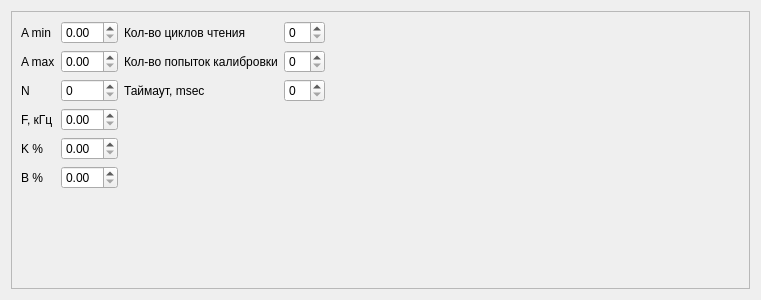
<?xml version="1.0" encoding="UTF-8"?>
<ui version="4.0">
 <class>Calibration_param</class>
 <widget class="QWidget" name="Calibration_param">
  <property name="geometry">
   <rect>
    <x>0</x>
    <y>0</y>
    <width>761</width>
    <height>300</height>
   </rect>
  </property>
  <property name="windowTitle">
   <string>Form</string>
  </property>
  <layout class="QVBoxLayout" name="verticalLayout">
   <item>
    <widget class="QFrame" name="frame">
     <property name="frameShape">
      <enum>QFrame::StyledPanel</enum>
     </property>
     <property name="frameShadow">
      <enum>QFrame::Raised</enum>
     </property>
     <layout class="QVBoxLayout" name="verticalLayout_2">
      <item>
       <layout class="QHBoxLayout" name="horizontalLayout">
        <item>
         <layout class="QGridLayout" name="gridLayout">
          <item row="4" column="0">
           <widget class="QLabel" name="label_5">
            <property name="sizePolicy">
             <sizepolicy hsizetype="Fixed" vsizetype="Preferred">
              <horstretch>0</horstretch>
              <verstretch>0</verstretch>
             </sizepolicy>
            </property>
            <property name="text">
             <string>K %</string>
            </property>
           </widget>
          </item>
          <item row="3" column="0">
           <widget class="QLabel" name="label_4">
            <property name="sizePolicy">
             <sizepolicy hsizetype="Fixed" vsizetype="Preferred">
              <horstretch>0</horstretch>
              <verstretch>0</verstretch>
             </sizepolicy>
            </property>
            <property name="text">
             <string>F, кГц</string>
            </property>
           </widget>
          </item>
          <item row="2" column="0">
           <widget class="QLabel" name="label_3">
            <property name="sizePolicy">
             <sizepolicy hsizetype="Fixed" vsizetype="Preferred">
              <horstretch>0</horstretch>
              <verstretch>0</verstretch>
             </sizepolicy>
            </property>
            <property name="text">
             <string>N</string>
            </property>
           </widget>
          </item>
          <item row="6" column="0">
           <widget class="QLabel" name="label_6">
            <property name="sizePolicy">
             <sizepolicy hsizetype="Fixed" vsizetype="Preferred">
              <horstretch>0</horstretch>
              <verstretch>0</verstretch>
             </sizepolicy>
            </property>
            <property name="text">
             <string>B %</string>
            </property>
           </widget>
          </item>
          <item row="2" column="1">
           <widget class="QSpinBox" name="sb_N"/>
          </item>
          <item row="3" column="1">
           <widget class="QDoubleSpinBox" name="dsb_F"/>
          </item>
          <item row="0" column="2">
           <widget class="QLabel" name="label_7">
            <property name="text">
             <string>Кол-во циклов чтения</string>
            </property>
           </widget>
          </item>
          <item row="1" column="1">
           <widget class="QDoubleSpinBox" name="dsb_A_max"/>
          </item>
          <item row="4" column="1">
           <widget class="QDoubleSpinBox" name="dsb_K"/>
          </item>
          <item row="0" column="0">
           <widget class="QLabel" name="label">
            <property name="sizePolicy">
             <sizepolicy hsizetype="Fixed" vsizetype="Preferred">
              <horstretch>0</horstretch>
              <verstretch>0</verstretch>
             </sizepolicy>
            </property>
            <property name="text">
             <string>A min</string>
            </property>
           </widget>
          </item>
          <item row="1" column="0">
           <widget class="QLabel" name="label_2">
            <property name="sizePolicy">
             <sizepolicy hsizetype="Fixed" vsizetype="Preferred">
              <horstretch>0</horstretch>
              <verstretch>0</verstretch>
             </sizepolicy>
            </property>
            <property name="text">
             <string>A max</string>
            </property>
           </widget>
          </item>
          <item row="0" column="1">
           <widget class="QDoubleSpinBox" name="dsb_A_min"/>
          </item>
          <item row="6" column="1">
           <widget class="QDoubleSpinBox" name="dsb_B"/>
          </item>
          <item row="0" column="3">
           <widget class="QSpinBox" name="sb_max_cnt_read"/>
          </item>
          <item row="1" column="2">
           <widget class="QLabel" name="label_8">
            <property name="text">
             <string>Кол-во попыток калибровки</string>
            </property>
           </widget>
          </item>
          <item row="1" column="3">
           <widget class="QSpinBox" name="sb_max_cnt_calib"/>
          </item>
          <item row="2" column="2">
           <widget class="QLabel" name="label_9">
            <property name="text">
             <string>Таймаут, msec</string>
            </property>
           </widget>
          </item>
          <item row="2" column="3">
           <widget class="QSpinBox" name="sb_timeout"/>
          </item>
         </layout>
        </item>
        <item>
         <spacer name="horizontalSpacer">
          <property name="orientation">
           <enum>Qt::Horizontal</enum>
          </property>
          <property name="sizeHint" stdset="0">
           <size>
            <width>40</width>
            <height>20</height>
           </size>
          </property>
         </spacer>
        </item>
       </layout>
      </item>
      <item>
       <spacer name="verticalSpacer">
        <property name="orientation">
         <enum>Qt::Vertical</enum>
        </property>
        <property name="sizeHint" stdset="0">
         <size>
          <width>20</width>
          <height>40</height>
         </size>
        </property>
       </spacer>
      </item>
     </layout>
    </widget>
   </item>
  </layout>
 </widget>
 <tabstops>
  <tabstop>dsb_A_min</tabstop>
  <tabstop>dsb_A_max</tabstop>
  <tabstop>sb_N</tabstop>
  <tabstop>dsb_F</tabstop>
  <tabstop>dsb_K</tabstop>
  <tabstop>dsb_B</tabstop>
 </tabstops>
 <resources/>
 <connections/>
</ui>
